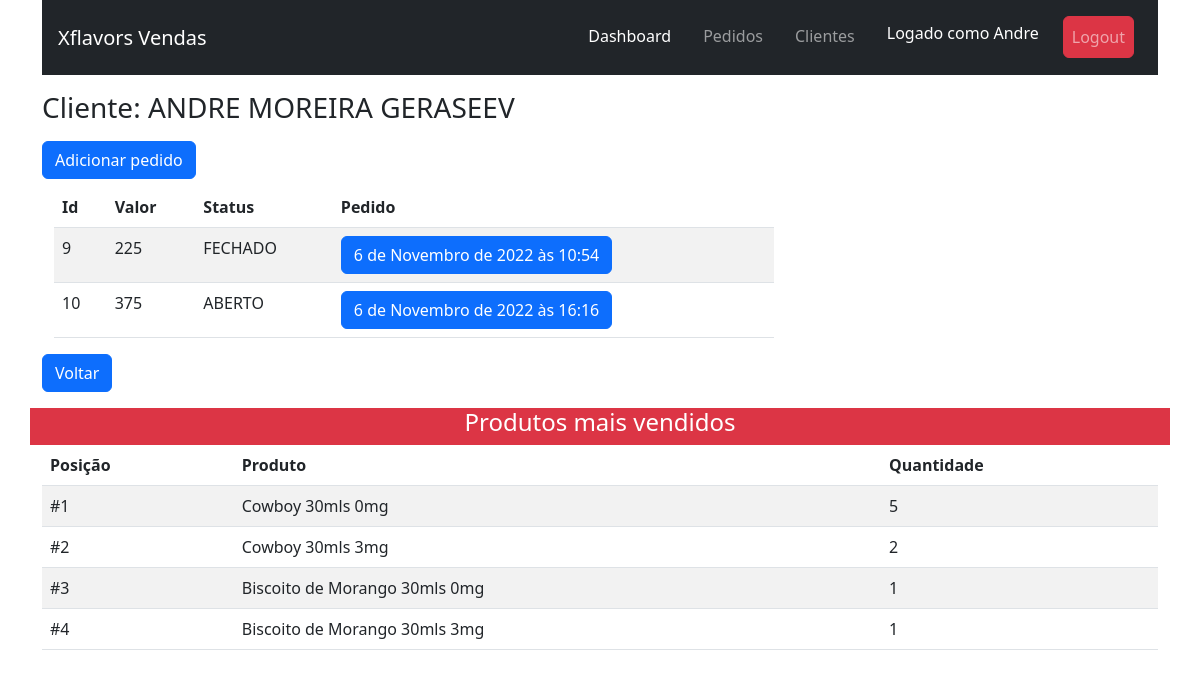
The page /pedidos/10 (signed in) on the database its author committed.
### clientes/models.py (models this page shows, shortened)
class Cliente(models.Model):
    vendedor = models.ForeignKey(Vendedor, on_delete=models.CASCADE)
    nome = models.CharField(max_length=80)
    telefone = models.IntegerField(blank= True, null=True)
    email = models.EmailField(blank= True, null=True)
    cpf = models.IntegerField(blank=True, null=True)
    slug = models.SlugField(unique=True, blank=True, null=True)
    created_at = models.DateTimeField(auto_now_add=True, blank=True, null=True)
    updated_at = models.DateTimeField(auto_now=True, blank=True, null=True)

### pedidos/models.py (models this page shows, shortened)
class Pedido(models.Model):
    cliente = models.ForeignKey(Cliente, on_delete=models.CASCADE)
    vendedor = models.ForeignKey(Vendedor, on_delete=models.CASCADE)
    items = models.ManyToManyField(Item)
    created_at = models.DateTimeField(auto_now_add=True, blank=True, null=True)
    updated_at = models.DateTimeField(auto_now=True, blank=True, null=True)
    status = models.BooleanField(default=False)
    pagamento = models.BooleanField(default=False)
    primeira_compra = models.BooleanField(default=False)
    recebido = models.BooleanField(default=False)
    def __str__(self):
        return str(self.pk)
    @property
    def valor_total(self):
        quantidade= sum([int(item.quantidade) for item in self.items.all()])
        if quantidade >=20 and quantidade  <=49:
            return 22 * quantidade
        elif quantidade >=50 and quantidade  <=99:
            return 10 * quantidade
        elif quantidade >=100 and quantidade  <=199:
            return 18 * quantidade
        elif quantidade >= 200:
            return 17 * quantidade
        else:
            return quantidade * 25

class Item(models.Model):
    produto = models.ForeignKey(Juice, on_delete=models.CASCADE)
    quantidade = models.PositiveIntegerField()
    created_at = models.DateTimeField(auto_now_add=True, blank=True, null=True)
    updated_at = models.DateTimeField(auto_now=True, blank=True, null=True)

### produtos/models.py (models this page shows)
class Juice(models.Model):
    NIC = (
        ("0mg", "0"),
        ("3mg", "3"),
        ("6mg", "6"),
        ("9mg", "9"),
        ("12mg", "12"),
    )
    nome = models.CharField(max_length=50)
    mls = models.IntegerField()
    mg = models.CharField(max_length= 4, choices = NIC,
        default ='0')
    valor = models.DecimalField(max_digits=8,decimal_places=2)
    descricao = models.TextField(max_length=800)
    criado = models.DateField(auto_now_add=True)
    updated = models.DateTimeField(auto_now=True)
    imagem = models.ImageField(upload_to='static/juices', null=True, blank=True)
    created_at = models.DateTimeField(auto_now_add=True, blank=True, null=True)
    updated_at = models.DateTimeField(auto_now=True, blank=True, null=True)
    def __str__(self):
        return self.nome + " " + str(self.mls) + "mls " + str(self.mg)

### pedidos/views.py (the view, shortened to what this page needs)
# urls.py: path('pedidos', todos_pedidos, name='pedidos'),
@login_required
def pedidos(request, cliente):
    clientes = Cliente.objects.filter(id=cliente)
    vendedor = Vendedor.objects.all()
    produtos = Juice.objects.all()
    pedidos = Pedido.objects.filter(cliente_id=cliente)
    item = Item.objects.all()
    items_mais_vendidos = Item.objects.filter(pedido__vendedor=request.user.id, pedido__pagamento=True,pedido__cliente__id=cliente)
    item_p = {}
    for item in items_mais_vendidos:
        item_novo = {item.produto: item.quantidade}
        if item.produto in item_p:
            print("existe", item.produto)
            item_novo = {item.produto: item.quantidade + item_p[item.produto]}
            item_p.update(item_novo)
        else:
            item_p.update(item_novo)
    context = {
        'item_p':item_p,
        'clientes': clientes,
                'vendedor': vendedor,
                'produtos': produtos,
                'pedidos': pedidos,
                'item': item,
                }
    return render(request=request, template_name="pedidos.html",context= context)

### templates/pedidos.html (shortened to what this page needs)
{% extends 'base.html' %}
{% load static %}
{% block content %}
<div class="container my-3">
    {% for cliente in clientes %}
   <h3>Cliente: {{cliente.nome}}</h3>
    <form method="post">
        <button type="submit" class="btn btn-primary my-2">Adicionar pedido</button>
    </form>
    <div class="container">
        <div class="row">
            <div class="col-8">
                <table class="table table-striped table-inverse table-responsive">
                    <thead class="thead-default">
                    <tr>
                        <th>Id</th>
                        <th>Valor</th>
                        <th>Status</th>
                        <th>Pedido</th>
                    </tr>
                    </thead>
                    <tbody>{% for pedido in pedidos %}
                    <tr>
                        <td scope="row">{{ pedido }}</td>
                        <td>{{pedido.valor_total}}</td>
                        <td>{% if pedido.status == False %} ABERTO {% else %} FECHADO {% endif %}</td>
                        <td><a name="" id="" class="btn btn-primary" href="/pedido/{{cliente.slug}}/{{pedido.id}}"
                               role="button">{{pedido.created_at}}</a></td>
                    </tr>
                    {% endfor %}
                    </tbody>
                </table>
            </div>
        </div>
    </div>
    <a  class="btn btn-primary" href="/dashboard" role="button">Voltar</a>
</div>
<div class="container my-3">
    <div class="row bg-danger"><h4 class="text-white text-center">Produtos mais vendidos</h4></div>
        <table class="table table-striped  table-responsive">
        <thead class="thead-inverse">
        <tr>
            <th>Posição</th>
            <th>Produto</th>
            <th>Quantidade</th>
        </tr>
        </thead>
        <tbody>
        {% for item, quantidade in item_p.items|dictsortreversed:-1 %}
        <tr>
            <td scope="row">#{{ forloop.counter }}</td>
            <td>{{item}}</td>
            <td>{{quantidade}}</td>
        </tr>
        {%endfor%}
        </tbody>
    </table>
</div>
{% endfor %}
{% endblock %}

### templates/partials/_navbar.html (shortened to what this page needs)
<div class="container">
	<nav class="navbar navbar-expand-lg navbar-dark bg-dark p-3">
  <a class="navbar-brand" href="#">Xflavors Vendas</a>
  <div class=" collapse navbar-collapse" id="navbarNavDropdown">
    <ul class="navbar-nav ms-auto ">
      <li class="nav-item">
        <a class="nav-link mx-2 active" aria-current="page" href="/dashboard">Dashboard</a>
      </li>
      <li class="nav-item">
        <a class="nav-link mx-2" href="/pedidos">Pedidos</a>
      </li>
      <li class="nav-item">
        <a class="nav-link mx-2" href="/clientes">Clientes</a>
      </li>
        <li class="nav-item mx-2">
          <h4 class="nav-link text-white align-self-center">Logado como {{ request.user.username }}</h4>
      </li>
      <li class="nav-item mx-2">
         <a class="btn nav-link btn-danger btn align-self-center  " href="{% url 'logout' %}">Logout</a>
      </li>
    </ul>
  </div>
</div>

### rows shown on the page
Cliente: nome "ANDRE MOREIRA GERASEEV"
Pedido: id "9", valor_total "225", status "FECHADO", created_at "6 de Novembro de 2022 às 10:54"
Pedido: id "10", valor_total "375", status "ABERTO", created_at "6 de Novembro de 2022 às 16:16"
Juice: nome+mls+mg "Cowboy 30mls 0mg", quantidade "5"
Juice: nome+mls+mg "Cowboy 30mls 3mg", quantidade "2"
Juice: nome+mls+mg "Biscoito de Morango 30mls 0mg", id "1"
Juice: nome+mls+mg "Biscoito de Morango 30mls 3mg", quantidade "1"

### other values the page prints
{{ request.user.username }} "Andre"
